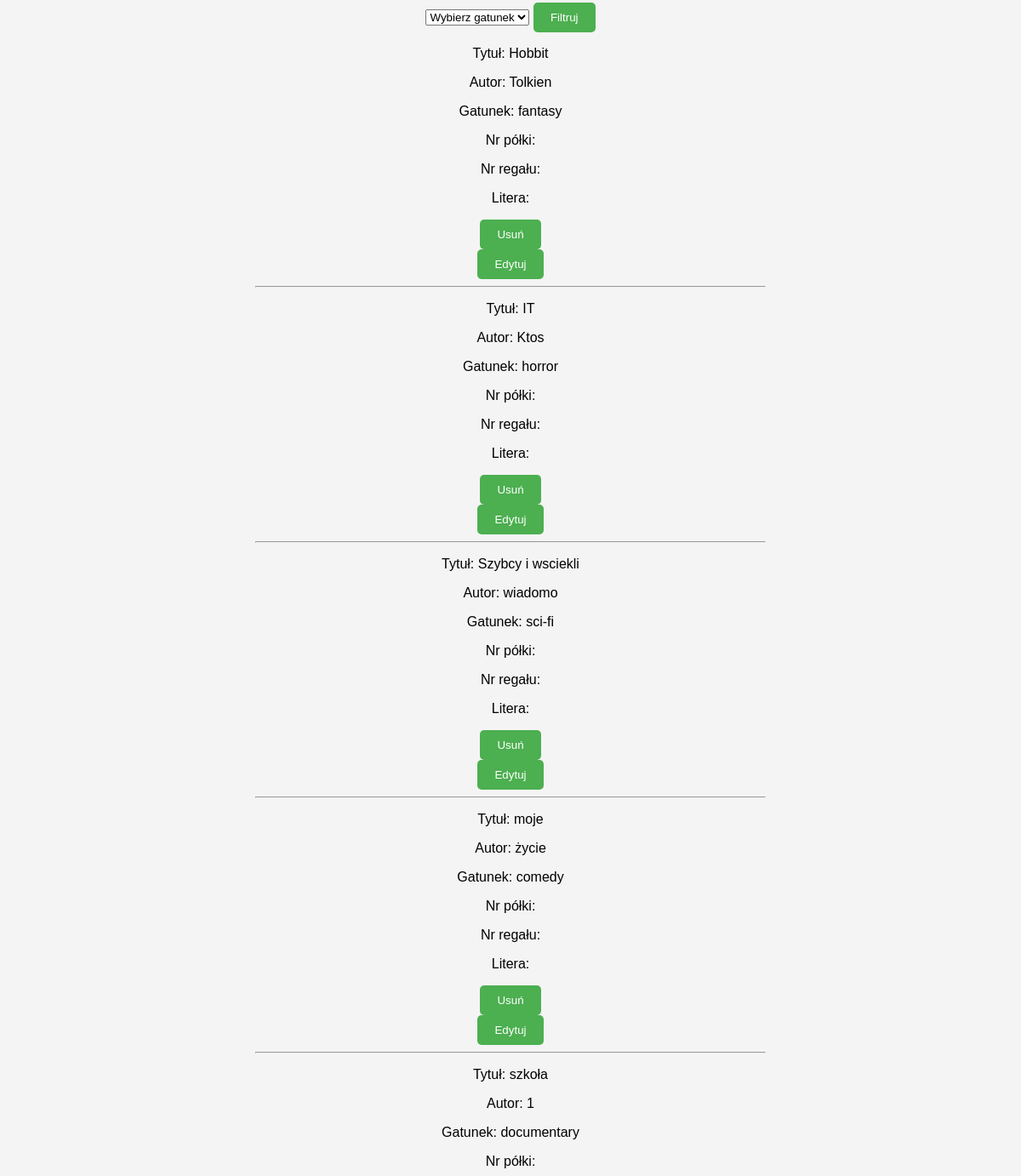
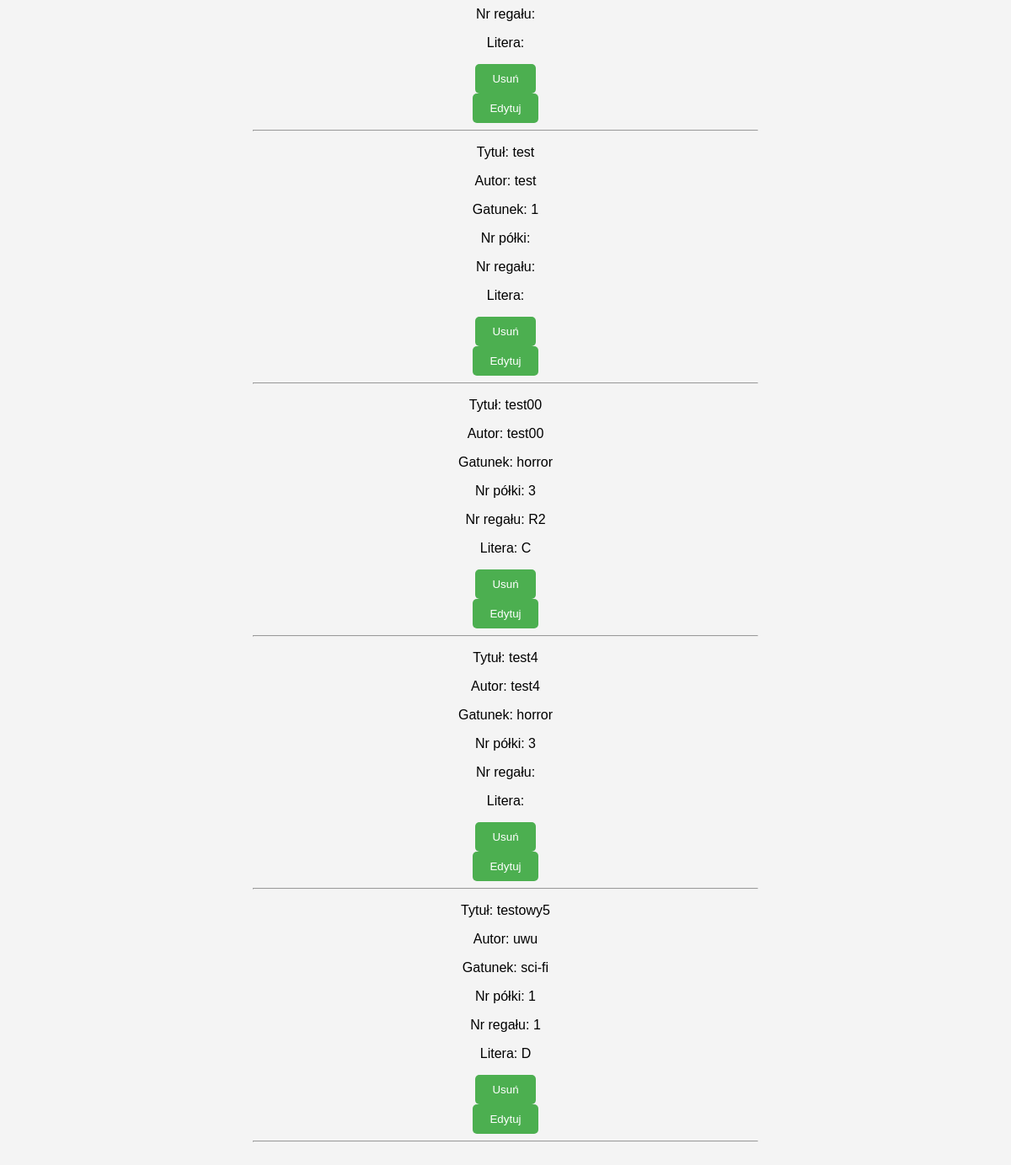
The page /library.php (signed in, lower part) on the database as committed earlier (2 pictures, top to bottom).
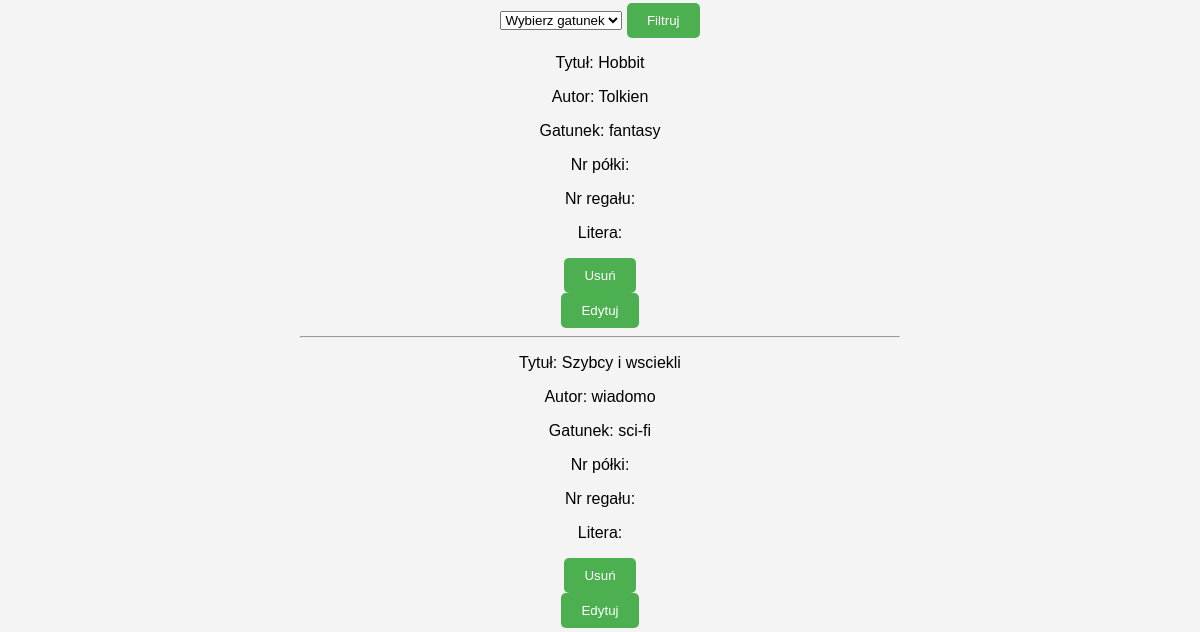
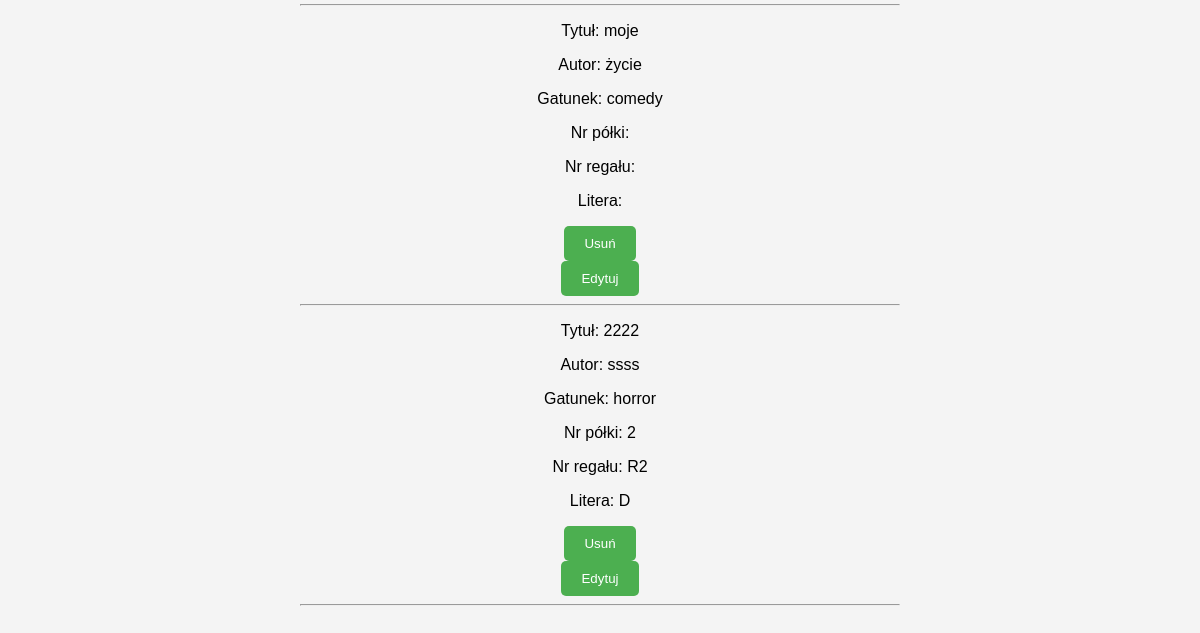
The same page on the database as committed later (2 pictures, top to bottom).
### tables this page shows
CREATE TABLE `books` (
  `id` int(11) NOT NULL,
  `title` varchar(255) NOT NULL,
  `author` varchar(255) NOT NULL,
  `category` varchar(20) NOT NULL,
  `nr_polki` varchar(100) NOT NULL,
  `nr_regal` varchar(10) NOT NULL,
  `alphabet` varchar(5) NOT NULL
);

### library.php (the view, shortened to what this page needs)
<?php
$conn = new mysqli("localhost", "root", "", "library");
$sql = "SELECT * FROM books";
$result = $conn->query($sql);
$booksList = "";
if ($result->num_rows > 0) {
    while ($row = $result->fetch_assoc()) {
        $booksList .= "<p>Tytuł: " . $row["title"] . "</p>";
        $booksList .= "<p>Autor: " . $row["author"] . "</p>";
        $booksList .= "<p>Gatunek: " . $row["category"] . "</p>";
        $booksList .= "<p>Nr półki: " . $row["nr_polki"] . "</p>";
        $booksList .= "<p>Nr regału: " . $row["nr_regal"] . "</p>";
        $booksList .= "<p>Litera: " . $row["alphabet"] . "</p>";
        $booksList .= "<form action='library.php' method='GET'>";
        $booksList .= "<input type='hidden' name='delete' value='" . $row["id"] . "'>";
        $booksList .= "<button type='submit'>Usuń</button>";
        $booksList .= "</form>";
        $booksList .= "<button onclick='showEditForm(" . $row["id"] . ")'>Edytuj</button>";
        $booksList .= "<div id='edit-form-" . $row["id"] . "' style='display: none;'>";
        $booksList .= "<form action='library.php' method='POST'>";
        $booksList .= "<input type='hidden' name='book-id' value='" . $row["id"] . "'>";
        $booksList .= "<input type='text' name='new-author' placeholder='Nowy autor'>";
        $booksList .= "<input type='text' name='new-title' placeholder='Nowy tytuł'>";
        $booksList .= "<select name='new-category'>";
        $booksList .= "<option value='' disabled selected>Wybierz gatunek</option>";
        $booksList .= "<option value='fantasy'>Fantasy</option>";
        $booksList .= "<option value='horror'>Horror</option>";
        $booksList .= "<option value='sci-fi'>Sci-fi</option>";
        $booksList .= "<option value='comedy'>Komedia</option>";
        $booksList .= "<option value='documentary'>Dokument</option>";
        $booksList .= "</select>";
        $booksList .= "<select name='new-nr_polki'>";
        $booksList .= "<option value='' disabled selected>Wybierz nr półki</option>";
        $booksList .= "<option value='1'>1</option>";
        $booksList .= "<option value='2'>2</option>";
        $booksList .= "<option value='3'>3</option>";
        $booksList .= "<option value='4'>4</option>";
        $booksList .= "<option value='5'>5</option>";
        $booksList .= "</select>";
        $booksList .= "<select name='new-nr_regal'>";
        $booksList .= "<option value='' disabled selected>Wybierz nr regału</option>";
        $booksList .= "<option value='R1'>R1</option>";
        $booksList .= "<option value='R2'>R2</option>";
        $booksList .= "<option value='R3'>R3</option>";
        $booksList .= "<option value='R4'>R4</option>";
        $booksList .= "<option value='R5'>R5</option>";
        $booksList .= "</select>";
        $booksList .= "<select name='new-alphabet'>";
        $booksList .= "<option value='' disabled selected>Wybierz litere</option>";
        $booksList .= "<option value='A'>A</option>";
        $booksList .= "<option value='B'>B</option>";
        $booksList .= "<option value='C'>C</option>";
        $booksList .= "<option value='D'>D</option>";
        $booksList .= "<option value='E'>E</option>";
        $booksList .= "</select>";
        $booksList .= "<button type='submit' name='edit'>Zapisz</button>";
        $booksList .= "</form>";
        $booksList .= "</div>";
        $booksList .= "<hr>";
    }
} else {
    $booksList = "Brak książek w bibliotece.";
}
?>
<!DOCTYPE html>
<html>
<head>
    <link rel="stylesheet" type="text/css" href="style.css">
</head>
<body>
    <div class="container">
        <div class="books-container">
            <form action="library.php" method="GET">
                <select name="category">
                    <option value="" disabled selected>Wybierz gatunek</option>
                </select>
                <button type="submit">Filtruj</button>
            </form>
            <?php echo $booksList; ?>
        </div>
    </div>
</body>
</html>

### style.css (style rules this page uses)
body { font-family: Arial, sans-serif; background-color: #f4f4f4; }
.container { max-width: 600px; margin: 0 auto; padding: 20px; text-align: center; justify-content: center; align-items: center; }
button { background-color: #4caf50; color: #fff; padding: 10px 20px; border: none; border-radius: 5px; cursor: pointer; }

Rows that differ between the two databases and show on the page:
removed books: title "IT", author "Ktos", category "horror"
removed books: title "szkoła", author "1", category "documentary"
removed books: title "test", author "test", category "1"
removed books: title "test00", author "test00", category "horror", nr_polki "3", nr_regal "R2", alphabet "C"
removed books: title "test4", author "test4", category "horror", nr_polki "3"
removed books: title "testowy5", author "uwu", category "sci-fi", nr_polki "1", nr_regal "1", alphabet "D"
added books: title "2222", author "ssss", category "horror", nr_polki "2", nr_regal "R2", alphabet "D"
